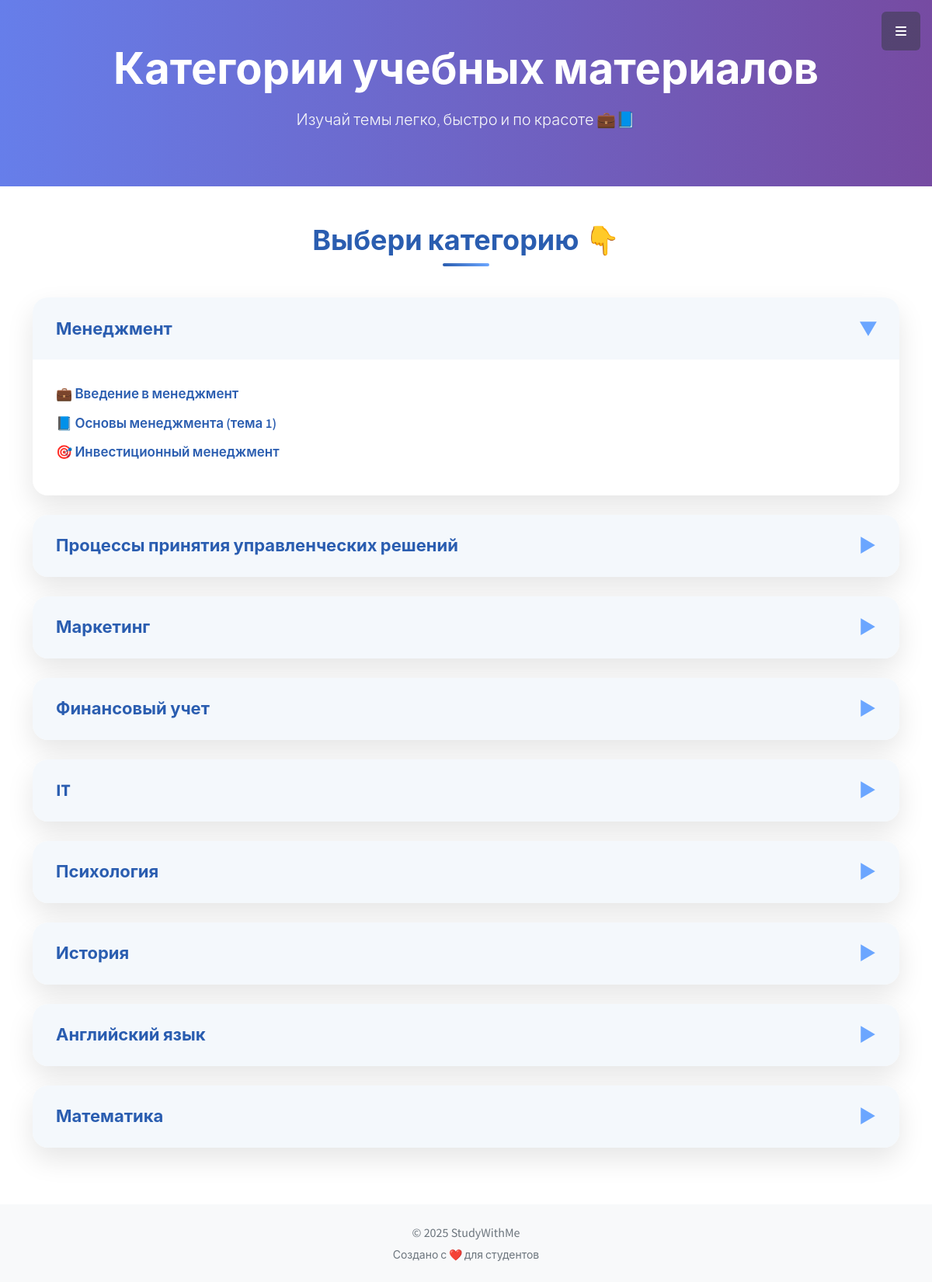
Screenshot of /materials/ (signed in) with the database file from the repository.
### main/models.py (models this page shows, shortened)
class StudyMaterialCategory(models.Model):
    title = CharField(max_length=100)
    class Meta:
        verbose_name = "Предмет"
        verbose_name_plural = "Предметы"

class StudyMaterial(models.Model):
    title = models.CharField(max_length=255, verbose_name="Название")
    description = models.TextField(verbose_name="Описание")
    video = models.TextField(blank=True, null=True, verbose_name='Видео')
    created_by = models.ForeignKey(MyUser, on_delete=models.CASCADE, verbose_name="Автор")
    created_at = models.DateTimeField(auto_now_add=True, verbose_name="Дата создания")
    category = models.ForeignKey('StudyMaterialCategory', on_delete=models.SET_NULL, null=True, blank=True, related_name='materials', verbose_name="Категория")
    class Meta:
        verbose_name = "Учебный материал"
        verbose_name_plural = "Учебные материалы"

### main/views.py (the view)
# urls.py: path('materials/', views.study_materials_view, name='study_materials'),
def study_materials_view(request):
    categories = StudyMaterialCategory.objects.prefetch_related('materials')
    return render(request, 'main/study_materials.html', {'categories': categories})

### main/templates/main/study_materials.html (shortened to what this page needs)
{% extends 'base.html' %}
{% load static %}
{% block content %}
<section class="hero-section d-flex align-items-center text-white" style="background: linear-gradient(to right, #667eea, #764ba2); min-height: 30vh;">
  <div class="container text-center">
    <h1 class="text-white fw-bold display-4 mb-3">Категории учебных материалов</h1>
    <p class="lead text-light">Изучай темы легко, быстро и по красоте 💼📘</p>
  </div>
</section>
<div class="container py-5">
  <h2 class="page-title">Выбери категорию 👇</h2>
  {% for category in categories %}
  <div class="category-block">
      <div class="category-header" onclick="toggleCategory(this)">
          <h2>{{ category.title }}</h2>
          <span class="arrow {% if forloop.first %}rotate{% endif %}">&#9654;</span>
      </div>
      <div class="materials-list {% if forloop.first %}open{% endif %}">
          <ul>
              {% for material in category.materials.all %}
                  <li><a href="{% url 'study_material_detail' material.pk %}">{{ material.title }}</a></li>
              {% empty %}
                  <li class="text-muted">Нет материалов</li>
              {% endfor %}
          </ul>
      </div>
  </div>
  {% endfor %}
</div>
{% endblock %}

### main/templates/base.html (style rules this page uses)
html, body { height: 100%; margin: 0; }
body { display: flex; flex-direction: column; min-height: 100vh; }

### main/templates/main/study_materials.html (style rules this page uses)
.page-title { text-align: center; font-size: 36px; font-weight: 700; color: #2a5db0; position: relative; padding-bottom: 12px; margin-bottom: 40px; }
.page-title::after { content: ''; position: absolute; width: 60px; height: 4px; background: linear-gradient(to right, #2a5db0, #6ba6ff); bottom: 0; left: 50%; transform: translateX(-50%); border-radius: 4px; }
.category-block { margin: 0 auto 25px auto; border-radius: 20px; background: #ffffff; box-shadow: 0 15px 35px rgba(0, 0, 0, 0.1); transition: all 0.3s ease; cursor: pointer; overflow: hidden; }
.category-header { background-color: #f4f8fc; padding: 22px 30px; display: flex; justify-content: space-between; align-items: center; }
.category-header h2 { font-size: 22px; color: #2a5db0; margin: 0; font-weight: 700; }
.arrow { font-size: 24px; color: #6ba6ff; transition: transform 0.3s ease; }
.arrow.rotate { transform: rotate(90deg); }
.materials-list { max-height: 0; overflow: hidden; opacity: 0; transition: max-height 0.4s ease, opacity 0.4s ease, padding 0.3s ease; background: #fff; }
.materials-list.open { max-height: 500px; opacity: 1; padding: 20px 30px 30px 30px; }
ul { padding-left: 0; margin: 0; list-style: none; }
ul li { margin: 12px 0; }
ul li a { text-decoration: none; color: #2a5db0; font-weight: 600; font-size: 17px; transition: color 0.3s ease; }

### rows the page displays
StudyMaterialCategory: title "Менеджмент"
StudyMaterial: title "💼 Введение в менеджмент"
StudyMaterial: title "📘 Основы менеджмента (тема 1)"
StudyMaterial: title "🎯 Инвестиционный менеджмент"
StudyMaterialCategory: title "Процессы принятия управленческих решений"
StudyMaterialCategory: title "Маркетинг"
StudyMaterialCategory: title "Финансовый учет"
StudyMaterialCategory: title "IT"
StudyMaterialCategory: title "Психология"
StudyMaterialCategory: title "История"
StudyMaterialCategory: title "Английский язык"
StudyMaterialCategory: title "Математика"
